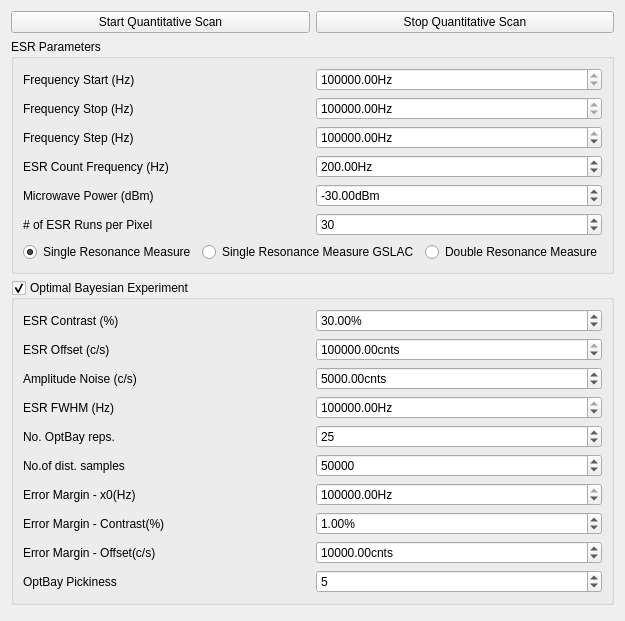
     <widget class="QWidget" name="Tab1">
      <property name="whatsThis">
       <string>&lt;html&gt;&lt;head/&gt;&lt;body&gt;&lt;p&gt;Tab1&lt;/p&gt;&lt;/body&gt;&lt;/html&gt;</string>
      </property>
      <attribute name="title">
       <string>CW ESR</string>
      </attribute>
      <layout class="QGridLayout" name="gridLayout_4">
       <item row="0" column="0">
        <layout class="QHBoxLayout" name="horizontalLayout">
         <item>
          <widget class="QPushButton" name="Start_QM_PushButton">
           <property name="enabled">
            <bool>true</bool>
           </property>
           <property name="text">
            <string>Start Quantitative Scan</string>
           </property>
          </widget>
         </item>
         <item>
          <widget class="QPushButton" name="Stop_QM_PushButton">
           <property name="text">
            <string>Stop Quantitative Scan</string>
           </property>
          </widget>
         </item>
        </layout>
       </item>
       <item row="1" column="0">
        <widget class="QGroupBox" name="groupBox_2">
         <property name="title">
          <string>ESR Parameters</string>
         </property>
         <layout class="QGridLayout" name="gridLayout_3">
          <item row="3" column="0">
           <layout class="QHBoxLayout" name="horizontalLayout_24">
            <item>
             <widget class="QLabel" name="label_6">
              <property name="text">
               <string>ESR Count Frequency (Hz)</string>
              </property>
             </widget>
            </item>
            <item>
             <widget class="ScienDSpinBox" name="esr_count_freq_DoubleSpinBox">
              <property name="toolTip">
               <string>&lt;html&gt;&lt;head/&gt;&lt;body&gt;&lt;p&gt;Defines integration time per point&lt;/p&gt;&lt;/body&gt;&lt;/html&gt;</string>
              </property>
              <property name="suffix">
               <string>Hz</string>
              </property>
              <property name="maximum">
               <double>500.000000000000000</double>
              </property>
              <property name="value">
               <double>200.000000000000000</double>
              </property>
             </widget>
            </item>
           </layout>
          </item>
          <item row="0" column="0">
           <layout class="QHBoxLayout" name="horizontalLayout_21">
            <item>
             <widget class="QLabel" name="label_3">
              <property name="text">
               <string>Frequency Start (Hz)</string>
              </property>
             </widget>
            </item>
            <item>
             <widget class="ScienDSpinBox" name="esr_freq_start_DoubleSpinBox">
              <property name="suffix">
               <string>Hz</string>
              </property>
              <property name="minimum">
               <double>2500000000.000000000000000</double>
              </property>
              <property name="maximum">
               <double>3500000000.000000000000000</double>
              </property>
              <property name="singleStep">
               <double>0.010000000000000</double>
              </property>
              <property name="value">
               <double>2780000000.000000000000000</double>
              </property>
             </widget>
            </item>
           </layout>
          </item>
          <item row="2" column="0">
           <layout class="QHBoxLayout" name="horizontalLayout_23">
            <item>
             <widget class="QLabel" name="label_5">
              <property name="text">
               <string>Frequency Step (Hz)</string>
              </property>
             </widget>
            </item>
            <item>
             <widget class="ScienDSpinBox" name="esr_freq_num_SpinBox">
              <property name="toolTip">
               <string>&lt;html&gt;&lt;head/&gt;&lt;body&gt;&lt;p&gt;Defines frequency step.&lt;/p&gt;&lt;/body&gt;&lt;/html&gt;</string>
              </property>
              <property name="suffix">
               <string>Hz</string>
              </property>
              <property name="minimum">
               <double>1.000000000000000</double>
              </property>
              <property name="maximum">
               <double>99999999.000000000000000</double>
              </property>
              <property name="singleStep">
               <double>100000.000000000000000</double>
              </property>
              <property name="value">
               <double>1000000.000000000000000</double>
              </property>
             </widget>
            </item>
           </layout>
          </item>
          <item row="1" column="0">
           <layout class="QHBoxLayout" name="horizontalLayout_22">
            <item>
             <widget class="QLabel" name="label_4">
              <property name="text">
               <string>Frequency Stop (Hz)</string>
              </property>
             </widget>
            </item>
            <item>
             <widget class="ScienDSpinBox" name="esr_freq_stop_DoubleSpinBox">
              <property name="suffix">
               <string>Hz</string>
              </property>
              <property name="minimum">
               <double>2500000000.000000000000000</double>
              </property>
              <property name="maximum">
               <double>3500000000.000000000000000</double>
              </property>
              <property name="singleStep">
               <double>0.010000000000000</double>
              </property>
              <property name="value">
               <double>2980000000.000000000000000</double>
              </property>
             </widget>
            </item>
           </layout>
          </item>
          <item row="5" column="0">
           <layout class="QHBoxLayout" name="horizontalLayout_26">
            <item>
             <widget class="QLabel" name="label_8">
              <property name="text">
               <string># of ESR Runs per Pixel</string>
              </property>
             </widget>
            </item>
            <item>
             <widget class="ScienSpinBox" name="esr_runs_SpinBox">
              <property name="toolTip">
               <string>&lt;html&gt;&lt;head/&gt;&lt;body&gt;&lt;p&gt;Number of averaging runs.&lt;/p&gt;&lt;/body&gt;&lt;/html&gt;</string>
              </property>
              <property name="maximum">
               <number>1000</number>
              </property>
              <property name="value">
               <number>30</number>
              </property>
             </widget>
            </item>
           </layout>
          </item>
          <item row="4" column="0">
           <layout class="QHBoxLayout" name="horizontalLayout_25">
            <item>
             <widget class="QLabel" name="label_7">
              <property name="text">
               <string>Microwave Power (dBm)</string>
              </property>
             </widget>
            </item>
            <item>
             <widget class="ScienDSpinBox" name="esr_mw_power_DoubleSpinBox">
              <property name="toolTip">
               <string>&lt;html&gt;&lt;head/&gt;&lt;body&gt;&lt;p&gt;CW MW power used.&lt;/p&gt;&lt;/body&gt;&lt;/html&gt;</string>
              </property>
              <property name="suffix">
               <string>dBm</string>
              </property>
              <property name="decimals">
               <number>2</number>
              </property>
              <property name="minimum">
               <double>-50.000000000000000</double>
              </property>
              <property name="maximum">
               <double>40.000000000000000</double>
              </property>
              <property name="singleStep">
               <double>0.100000000000000</double>
              </property>
              <property name="value">
               <double>-30.000000000000000</double>
              </property>
             </widget>
            </item>
           </layout>
          </item>
          <item row="6" column="0" rowspan="2">
           <layout class="QHBoxLayout" name="horizontalLayout_27">
            <item>
             <widget class="QRadioButton" name="esr_single_res_RadioButton">
              <property name="toolTip">
               <string>&lt;html&gt;&lt;head/&gt;&lt;body&gt;&lt;p&gt;It is expected that only one resonance peak of the NV is measured.&lt;/p&gt;&lt;/body&gt;&lt;/html&gt;</string>
              </property>
              <property name="text">
               <string>Single Resonance Measure</string>
              </property>
              <property name="checked">
               <bool>true</bool>
              </property>
              <attribute name="buttonGroup">
               <string notr="true">buttonGroup_2</string>
              </attribute>
             </widget>
            </item>
            <item>
             <widget class="QRadioButton" name="esr_single_res_gslac_RadioButton">
              <property name="toolTip">
               <string>&lt;html&gt;&lt;head/&gt;&lt;body&gt;&lt;p&gt;Activate for the case that the ms = -1 Peak is investigated for fields higher than the GSLAC of the NV. Thus the calculation of the magnetic field changes.&lt;/p&gt;&lt;/body&gt;&lt;/html&gt;</string>
              </property>
              <property name="text">
               <string>Single Resonance Measure GSLAC</string>
              </property>
              <attribute name="buttonGroup">
               <string notr="true">buttonGroup_2</string>
              </attribute>
             </widget>
            </item>
            <item>
             <widget class="QRadioButton" name="esr_double_res_RadioButton">
              <property name="toolTip">
               <string>&lt;html&gt;&lt;head/&gt;&lt;body&gt;&lt;p&gt;It is expected that both resonance peaks of the NV are measured.&lt;/p&gt;&lt;/body&gt;&lt;/html&gt;</string>
              </property>
              <property name="text">
               <string>Double Resonance Measure</string>
              </property>
              <attribute name="buttonGroup">
               <string notr="true">buttonGroup_2</string>
              </attribute>
             </widget>
            </item>
           </layout>
          </item>
         </layout>
        </widget>
       </item>
       <item row="2" column="0">
        <widget class="QGroupBox" name="optBay_groupBox">
         <property name="toolTip">
          <string>&lt;html&gt;&lt;head/&gt;&lt;body&gt;&lt;p&gt;Runs the optimal bayesian control experiment for better point determination. Uses the 'Start', 'Stop', 'Count Freq.', and 'Power' from above.&lt;/p&gt;&lt;/body&gt;&lt;/html&gt;</string>
         </property>
         <property name="title">
          <string>Optimal Bayesian Experiment</string>
         </property>
         <property name="checkable">
          <bool>true</bool>
         </property>
         <layout class="QGridLayout" name="gridLayout_2">
          <item row="0" column="0">
           <layout class="QHBoxLayout" name="horizontalLayout_10">
            <item>
             <widget class="QLabel" name="label_15">
              <property name="text">
               <string>ESR Contrast (%)</string>
              </property>
             </widget>
            </item>
            <item>
             <widget class="ScienDSpinBox" name="esr_contrast_SpinBox">
              <property name="toolTip">
               <string>&lt;html&gt;&lt;head/&gt;&lt;body&gt;&lt;p&gt;Expected ODMR contrast.&lt;/p&gt;&lt;/body&gt;&lt;/html&gt;</string>
              </property>
              <property name="suffix">
               <string>%</string>
              </property>
              <property name="value">
               <double>30.000000000000000</double>
              </property>
             </widget>
            </item>
           </layout>
          </item>
          <item row="1" column="0">
           <layout class="QHBoxLayout" name="horizontalLayout_11">
            <item>
             <widget class="QLabel" name="label_16">
              <property name="text">
               <string>ESR Offset (c/s)</string>
              </property>
             </widget>
            </item>
            <item>
             <widget class="ScienDSpinBox" name="esr_offset_SpinBox">
              <property name="toolTip">
               <string>&lt;html&gt;&lt;head/&gt;&lt;body&gt;&lt;p&gt;Expected counts off resonance.&lt;/p&gt;&lt;/body&gt;&lt;/html&gt;</string>
              </property>
              <property name="suffix">
               <string>cnts</string>
              </property>
              <property name="maximum">
               <double>9999999999999999583119736832.000000000000000</double>
              </property>
              <property name="value">
               <double>100000.000000000000000</double>
              </property>
             </widget>
            </item>
           </layout>
          </item>
          <item row="2" column="0">
           <layout class="QHBoxLayout" name="horizontalLayout_12">
            <item>
             <widget class="QLabel" name="label_17">
              <property name="text">
               <string>Amplitude Noise (c/s)</string>
              </property>
             </widget>
            </item>
            <item>
             <widget class="ScienDSpinBox" name="esr_noise_SpinBox">
              <property name="toolTip">
               <string>&lt;html&gt;&lt;head/&gt;&lt;body&gt;&lt;p&gt;Expected noise in counts (Gaussian assumed).&lt;/p&gt;&lt;/body&gt;&lt;/html&gt;</string>
              </property>
              <property name="suffix">
               <string>cnts</string>
              </property>
              <property name="maximum">
               <double>9999999999999999635896294965248.000000000000000</double>
              </property>
              <property name="value">
               <double>5000.000000000000000</double>
              </property>
             </widget>
            </item>
           </layout>
          </item>
          <item row="3" column="0">
           <layout class="QHBoxLayout" name="horizontalLayout_13">
            <item>
             <widget class="QLabel" name="label_20">
              <property name="text">
               <string>ESR FWHM (Hz)</string>
              </property>
             </widget>
            </item>
            <item>
             <widget class="ScienDSpinBox" name="esr_fwhm_SpinBox">
              <property name="toolTip">
               <string>&lt;html&gt;&lt;head/&gt;&lt;body&gt;&lt;p&gt;Expected ODMR FWHM (Gaussian assumed).&lt;/p&gt;&lt;/body&gt;&lt;/html&gt;</string>
              </property>
              <property name="suffix">
               <string>Hz</string>
              </property>
              <property name="maximum">
               <double>999999999.000000000000000</double>
              </property>
              <property name="value">
               <double>7000000.000000000000000</double>
              </property>
             </widget>
            </item>
           </layout>
          </item>
          <item row="4" column="0">
           <layout class="QHBoxLayout" name="horizontalLayout_14">
            <item>
             <widget class="QLabel" name="label_21">
              <property name="text">
               <string>No. OptBay reps.</string>
              </property>
             </widget>
            </item>
            <item>
             <widget class="QSpinBox" name="esr_optReps_SpinBox">
              <property name="toolTip">
               <string>&lt;html&gt;&lt;head/&gt;&lt;body&gt;&lt;p&gt;Number of OptBay measurements done. One should check if this is sufficient by trying the OptBay ODMR module. Depends highly on pickiness, noise, and measurement space.&lt;/p&gt;&lt;/body&gt;&lt;/html&gt;</string>
              </property>
              <property name="suffix">
               <string/>
              </property>
              <property name="minimum">
               <number>1</number>
              </property>
              <property name="maximum">
               <number>1000000000</number>
              </property>
              <property name="value">
               <number>25</number>
              </property>
             </widget>
            </item>
           </layout>
          </item>
          <item row="5" column="0">
           <layout class="QHBoxLayout" name="horizontalLayout_31">
            <item>
             <widget class="QLabel" name="label_29">
              <property name="text">
               <string>No.of dist. samples</string>
              </property>
             </widget>
            </item>
            <item>
             <widget class="QSpinBox" name="esr_nSamples_SpinBox">
              <property name="toolTip">
               <string>&lt;html&gt;&lt;head/&gt;&lt;body&gt;&lt;p&gt;Determines spacing of points available for the OptBay functions.&lt;/p&gt;&lt;/body&gt;&lt;/html&gt;</string>
              </property>
              <property name="suffix">
               <string/>
              </property>
              <property name="minimum">
               <number>1</number>
              </property>
              <property name="maximum">
               <number>1000000000</number>
              </property>
              <property name="value">
               <number>50000</number>
              </property>
             </widget>
            </item>
           </layout>
          </item>
          <item row="6" column="0">
           <layout class="QHBoxLayout" name="horizontalLayout_19">
            <item>
             <widget class="QLabel" name="label_22">
              <property name="text">
               <string>Error Margin - x0(Hz)</string>
              </property>
             </widget>
            </item>
            <item>
             <widget class="ScienDSpinBox" name="esr_errorMarginCenter_SpinBox">
              <property name="toolTip">
               <string>&lt;html&gt;&lt;head/&gt;&lt;body&gt;&lt;p&gt;Can break the measurement  before all repetitions if below this margin.&lt;/p&gt;&lt;/body&gt;&lt;/html&gt;</string>
              </property>
              <property name="suffix">
               <string>Hz</string>
              </property>
              <property name="maximum">
               <double>999999999.000000000000000</double>
              </property>
              <property name="value">
               <double>1000000.000000000000000</double>
              </property>
             </widget>
            </item>
           </layout>
          </item>
          <item row="7" column="0">
           <layout class="QHBoxLayout" name="horizontalLayout_20">
            <item>
             <widget class="QLabel" name="label_23">
              <property name="text">
               <string>Error Margin - Contrast(%)</string>
              </property>
             </widget>
            </item>
            <item>
             <widget class="ScienDSpinBox" name="esr_errorMarginContrast_SpinBox">
              <property name="toolTip">
               <string>&lt;html&gt;&lt;head/&gt;&lt;body&gt;&lt;p&gt;Can break the measurement  before all repetitions if below this margin.&lt;/p&gt;&lt;/body&gt;&lt;/html&gt;</string>
              </property>
              <property name="suffix">
               <string>%</string>
              </property>
              <property name="maximum">
               <double>100.000000000000000</double>
              </property>
              <property name="value">
               <double>1.000000000000000</double>
              </property>
             </widget>
            </item>
           </layout>
          </item>
          <item row="8" column="0">
           <layout class="QHBoxLayout" name="horizontalLayout_30">
            <item>
             <widget class="QLabel" name="label_28">
              <property name="text">
               <string>Error Margin - Offset(c/s)</string>
              </property>
             </widget>
            </item>
            <item>
             <widget class="ScienDSpinBox" name="esr_errorMarginOffset_SpinBox">
              <property name="toolTip">
               <string>&lt;html&gt;&lt;head/&gt;&lt;body&gt;&lt;p&gt;Can break the measurement  before all repetitions if below this margin.&lt;/p&gt;&lt;/body&gt;&lt;/html&gt;</string>
              </property>
              <property name="suffix">
               <string>cnts</string>
              </property>
              <property name="maximum">
               <double>9999999.000000000000000</double>
              </property>
              <property name="value">
               <double>10000.000000000000000</double>
              </property>
             </widget>
            </item>
           </layout>
          </item>
          <item row="9" column="0">
           <layout class="QHBoxLayout" name="horizontalLayout_32">
            <item>
             <widget class="QLabel" name="label_30">
              <property name="text">
               <string>OptBay Pickiness</string>
              </property>
             </widget>
            </item>
            <item>
             <widget class="QSpinBox" name="esr_OptBay_Pickiness_SpinBox">
              <property name="toolTip">
               <string>&lt;html&gt;&lt;head/&gt;&lt;body&gt;&lt;p&gt;Pickiness for the OptBay functions. See documentation for an idea. Lower the pickiness, the more random the freq. choice. Recommended high choice is 20 which makes the most ideal choice, but may be undesirable since it may get stuck.&lt;/p&gt;&lt;p&gt;&lt;br/&gt;&lt;/p&gt;&lt;p&gt;Personal favorite is 5 which is still random until an obvious dip is found.&lt;/p&gt;&lt;/body&gt;&lt;/html&gt;</string>
              </property>
              <property name="maximum">
               <number>20</number>
              </property>
              <property name="value">
               <number>5</number>
              </property>
             </widget>
            </item>
           </layout>
          </item>
         </layout>
        </widget>
       </item>
       <item row="3" column="0">
        <spacer name="verticalSpacer">
         <property name="orientation">
          <enum>Qt::Vertical</enum>
         </property>
         <property name="sizeHint" stdset="0">
          <size>
           <width>20</width>
           <height>5</height>
          </size>
         </property>
        </spacer>
       </item>
      </layout>
     </widget>
